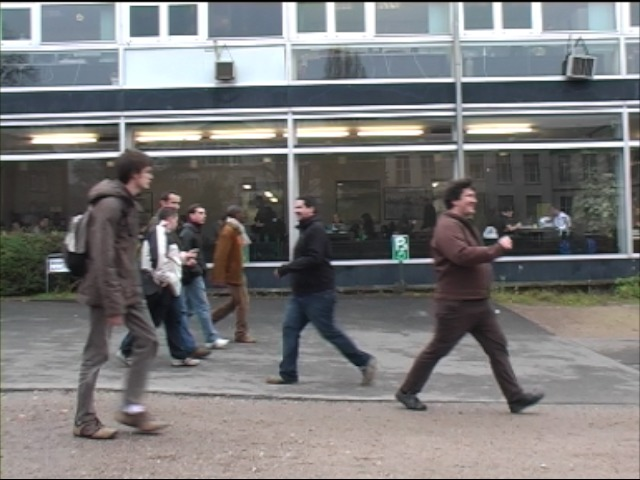
#> input picture Georgia_Tech_PS5_Tracking/input_images/TUD-Campus/000002.jpg, 640 x 480 px, given as the content of the folder input_images/circle, which was not available
$ python experiment.py   (Python 2 division)   (older library calls are emulated)
#> lines starting #> are read from the running program, lines starting #| are printed output that depends on the picture; pictures that were not available may be replaced by others from this repository, and a replacement may not be noted
### Georgia_Tech_PS5_Tracking/ps5.py
"""
CS6476 Problem Set 5 imports. Only Numpy and cv2 are allowed.
"""
import numpy as np
import cv2


# Assignment code
class KalmanFilter(object):
    """A Kalman filter tracker"""

    def __init__(self, init_x, init_y, Q=0.1 * np.eye(4), R=0.1 * np.eye(2)):
        """Initializes the Kalman Filter

        Args:
            init_x (int or float): Initial x position.
            init_y (int or float): Initial y position.
            Q (numpy.array): Process noise array.
            R (numpy.array): Measurement noise array.
        """
        #dt, state, covariance
        self.state = np.array([init_x, init_y, 0., 0.]).reshape(4,1)  # state
        self.covariance = np.matrix(np.eye(4, dtype=float))
        self.dt = 1
        #create noise matrices
        self.process_noise = np.matrix(Q, dtype=float)
        self.measurement_noise = np.matrix(R, dtype=float)
        #transition, measurement matrices
        self.transition_matrix = np.matrix([
                                            [1., 0., self.dt, 0.],
                                            [0., 1.,    0.,   self.dt],
                                            [0., 0.,    1.,   0.],
                                            [0., 0.,    0.,   1.],
                                                                   ])
        self.measurement_matrix = np.matrix([
                                             [1., 0., 0., 0.],
                                             [0., 1., 0., 0.],
                                                                ])
    def predict(self):
        self.state = np.dot(self.transition_matrix, self.state)
        self.covariance = np.dot(self.transition_matrix, np.dot(self.covariance, np.transpose(self.transition_matrix))) + self.process_noise

    def correct(self, meas_x, meas_y):
        diff = np.array([meas_x, meas_y]).reshape(2, 1) - np.dot(self.measurement_matrix, self.state)
        residual_covariance = np.dot(np.dot(self.measurement_matrix, self.covariance), np.transpose(self.measurement_matrix)) + self.measurement_noise
        kalman_gain = np.dot(self.covariance, np.dot(self.measurement_matrix.transpose(), np.linalg.inv(residual_covariance)))

        self.state = self.state + kalman_gain*diff

        identity_mat = np.matrix(np.eye(self.state.shape[0]))

        self.covariance = np.dot((identity_mat - np.dot(kalman_gain, self.measurement_matrix)), self.covariance)

    def process(self, measurement_x, measurement_y):

        self.predict()
        self.correct(measurement_x, measurement_y)

        return self.state[0], self.state[1]


class ParticleFilter(object):
    """A particle filter tracker.

    Encapsulating state, initialization and update methods. Refer to
    the method run_particle_filter( ) in experiment.py to understand
    how this class and methods work.
    """

    def __init__(self, frame, template, **kwargs):
        """Initializes the particle filter object.

        The main components of your particle filter should at least be:
        - self.particles (numpy.array): Here you will store your particles.
                                        This should be a N x 2 array where
                                        N = self.num_particles. This component
                                        is used by the autograder so make sure
                                        you define it appropriately.
                                        Make sure you use (x, y)
        - self.weights (numpy.array): Array of N weights, one for each
                                      particle.
                                      Hint: initialize them with a uniform
                                      normalized distribution (equal weight for
                                      each one). Required by the autograder.
        - self.template (numpy.array): Cropped section of the first video
                                       frame that will be used as the template
                                       to track.
        - self.frame (numpy.array): Current image frame.

        Args:
            frame (numpy.array): color BGR uint8 image of initial video frame,
                                 values in [0, 255].
            template (numpy.array): color BGR uint8 image of patch to track,
                                    values in [0, 255].
            kwargs: keyword arguments needed by particle filter model:
                    - num_particles (int): number of particles.
                    - sigma_mse (float): sigma value used in the similarity
                                         measure.
                    - sigma_dyn (float): sigma value that can be used when
                                         adding gaussian noise to u and v.
                    - template_rect (dict): Template coordinates with x, y,
                                            width, and height values.
        """
        self.num_particles = kwargs.get('num_particles')  # required by the autograder
        self.sigma_exp = kwargs.get('sigma_exp')  # required by the autograder
        self.sigma_dyn = kwargs.get('sigma_dyn')  # required by the autograder
        self.template_rect = kwargs.get('template_coords')  # required by the autograder

        if template.shape[0] % 2 != 0:
            template = template[:-1, :]
        if template.shape[1] % 2 != 0:
            template = template[:, :-1]

        self.template = cv2.cvtColor(template, cv2.COLOR_BGR2GRAY)
        self.frame = frame
        self.state = None #will update after first go
        self.particles = None #We have a better method for initializing our self.particles
        self.weights = np.ones(self.num_particles, dtype=float)/self.num_particles

    # [20 lines left out: functions get_particles, get_weights, not called in this run]

    def get_cutout(self, frame, center):
        '''
        Returns the frame of points we think are akin to the template


        :return:
        '''


        temp_cutout = np.zeros((self.template.shape[0], self.template.shape[1]), dtype=float)

        frame_height, frame_width = frame.shape[0], frame.shape[1]
        temp_height, temp_width = self.template.shape[:2]

        center = center.astype(int)

        fr_start_x, fr_end_x = center[0] - temp_width/2, center[0] + temp_width/2
        fr_start_y, fr_end_y = center[1] - temp_height/2, center[1] + temp_height/2

        x_start = 0
        x_end = temp_width
        y_start = 0
        y_end = temp_height


        if fr_start_x < 0:
            # print 'x less than 0'
            x_start = abs(fr_start_x)
            fr_start_x = 0

        elif fr_end_x > frame_width:
            # print 'x greater than frame width'
            fr_end_x = frame_width
            x_end = frame_width - fr_start_x

        if fr_start_y < 0:
            # print 'y less than 0'
            y_start = abs(fr_start_y)
            fr_start_y = 0

        elif fr_end_y > frame_height:
            # print 'y greater than frame height'
            fr_end_y = frame_height
            y_end = frame_height - fr_start_y

        print frame.shape
        print fr_start_x, fr_end_x
        if fr_start_x > frame.shape[1]:
            return temp_cutout
        elif fr_end_x > frame.shape[1]:
            return temp_cutout

        temp_cutout[y_start:y_end, x_start:x_end] = frame[fr_start_y:fr_end_y, fr_start_x:fr_end_x]

        return temp_cutout


    def get_error_metric(self, template, frame_cutout):
        """Returns the error metric used based on the similarity measure.

        Returns:
            float: similarity value.
        """

        float_template = template.astype(float)
        frame_cutout = frame_cutout.astype(float)
        y, x = float_template.shape[0], float_template.shape[1]

        #for each pixel in temp vs frame, we calulate diff. then square, then sum over each point
        mse = np.sum((float_template - frame_cutout)**2)/(y*x)
        return mse

    def resample_particles(self):
        """Returns a new set of particles

        This method does not alter self.particles.

        Use self.num_particles and self.weights to return an array of
        resampled particles based on their weights.

        See np.random.choice or np.random.multinomial.

        Returns:
            numpy.array: particles data structure.
        """
        return np.random.choice(a=self.num_particles, size=self.num_particles, p=self.weights)

    def process(self, frame):
        """Processes a video frame (image) and updates the filter's state.

        Implement the particle filter in this method returning None
        (do not include a return call). This function should update the
        particles and weights data structures.

        Make sure your particle filter is able to cover the entire area of the
        image. This means you should address particles that are close to the
        image borders.

        Args:
            frame (numpy.array): color BGR uint8 image of current video frame,
                                 values in [0, 255].

        Returns:
            None.
         """

        if self.state is None:
            #Use initial center position to make smarter predictions
            x = self.template_rect['x'] + np.floor(self.template_rect['w'] / 2.)
            y = self.template_rect['y'] + np.floor(self.template_rect['h'] / 2.)
        else:
            x, y = self.state

        gray_frame = cv2.cvtColor(frame, cv2.COLOR_BGR2GRAY)

        #This is going to develop a random normal distribution of x and y given our dynamic sigma value

        rand_norm_x = np.random.normal(loc=x, scale=self.sigma_dyn, size=self.num_particles)\
            .reshape(self.num_particles, 1)
        rand_norm_y = np.random.normal(loc=y, scale=self.sigma_dyn, size=self.num_particles)\
            .reshape(self.num_particles, 1)

        self.particles = np.concatenate((rand_norm_x, rand_norm_y), axis=1)

        # print self.particles
        i = 0
        for p in self.particles:
            frame_cutout = self.get_cutout(gray_frame, p)
            mse = self.get_error_metric(self.template, frame_cutout)
            # print 'MSE is {}'.format(mse)
            self.weights[i] = np.exp(-mse / (2. * self.sigma_exp ** 2.))
            i += 1

        self.weights = self.weights/sum(self.weights)
        self.particles = self.particles[self.resample_particles()] #updates resampled particles
        self.state = np.average(self.particles, axis=0, weights=self.weights).astype(np.int)


    def render(self, frame_in):
        """Visualizes current particle filter state.

        This method may not be called for all frames, so don't do any model
        updates here!

        These steps will calculate the weighted mean. The resulting values
        should represent the tracking window center point.

        In order to visualize the tracker's behavior you will need to overlay
        each successive frame with the following elements:

        - Every particle's (x, y) location in the distribution should be
          plotted by drawing a colored dot point on the image. Remember that
          this should be the center of the window, not the corner.
        - Draw the rectangle of the tracking window associated with the
          Bayesian estimate for the current location which is simply the
          weighted mean of the (x, y) of the particles.
        - Finally we need to get some sense of the standard deviation or
          spread of the distribution. First, find the distance of every
          particle to the weighted mean. Next, take the weighted sum of these
          distances and plot a circle centered at the weighted mean with this
          radius.

        This function should work for all particle filters in this problem set.

        Args:
            frame_in (numpy.array): copy of frame to render the state of the
                                    particle filter.
        """

        x_mean, y_mean = means = self.state


        ##Taken from render function from piazza --> Sumeet Arnand
        # draw dots
        for particle in self.particles:
            cv2.circle(frame_in, tuple(particle.astype(int)), radius=1, color=(0, 0, 255), thickness=-1)

        # draw rectangle
        h, w = self.template.shape[:2]
        cv2.rectangle(frame_in, (x_mean - w / 2, y_mean - h / 2), (x_mean + w / 2, y_mean + h / 2),
                      color=(192, 192, 192), thickness=1)

        # draw circle
        particles_dist = ((self.particles - means) ** 2).sum(axis=1) ** 0.5
        radius = np.average(particles_dist, axis=0, weights=self.weights).astype(np.int)
        cv2.circle(frame_in, tuple(means), radius=radius, color=(192, 192, 192), thickness=1)


class AppearanceModelPF(ParticleFilter):
    """A variation of particle filter tracker."""

    # [40 lines left out: functions __init__, process, not called in this run]

        # cv2.imshow('template after', self.template)
        # cv2.waitKey(0)

class MDParticleFilter(ParticleFilter):
    """A variation of particle filter tracker that incorporates more dynamics."""

    # [143 lines left out: functions __init__, process, render, not called in this run]

### Georgia_Tech_PS5_Tracking/experiment.py
"""Problem Set 5: Object Tracking and Pedestrian Detection"""

import cv2
import ps5
import os
import numpy as np

# I/O directories
input_dir = "input_images"
output_dir = "output"

NOISE_1 = {'x': 2.5, 'y': 2.5}
NOISE_2 = {'x': 7.5, 'y': 7.5}


# Helper code
def run_particle_filter(filter_class, imgs_dir, template_rect,
                        save_frames={}, **kwargs):
    """Runs a particle filter on a given video and template.

    Create an object of type pf_class, passing in initial video frame,
    template (extracted from first frame using template_rect), and any
    keyword arguments.

    Do not modify this function except for the debugging flag.

    Args:
        filter_class (object): particle filter class to instantiate
                           (e.g. ParticleFilter).
        imgs_dir (str): path to input images.
        template_rect (dict): template bounds (x, y, w, h), as float
                              or int.
        save_frames (dict): frames to save
                            {<frame number>|'template': <filename>}.
        **kwargs: arbitrary keyword arguments passed on to particle
                  filter class.

    Returns:
        None.
    """

    imgs_list = [f for f in os.listdir(imgs_dir)
                 if f[0] != '.' and f.endswith('.jpg')]

    imgs_list = sorted(imgs_list)

    # Initialize objects
    template = None
    pf = None
    frame_num = 0

    # Loop over video (till last frame or Ctrl+C is presssed)
    i = 0
    for img in imgs_list:

        frame = cv2.imread(os.path.join(imgs_dir, img))

        # Extract template and initialize (one-time only)
        if template is None:
            template = frame[int(template_rect['y']):
                             int(template_rect['y'] + template_rect['h']),
                             int(template_rect['x']):
                             int(template_rect['x'] + template_rect['w'])]

            if 'template' in save_frames:
                cv2.imwrite(save_frames['template'], template)

            pf = filter_class(frame, template, **kwargs)

        # Process frame
        pf.process(frame)

        if True:  # For debugging, it displays every frame
            out_frame = frame.copy()
            pf.render(out_frame)
            cv2.imshow('Tracking', out_frame)
            cv2.waitKey(1)

        # Render and save output, if indicated
        if frame_num in save_frames:
            frame_out = frame.copy()
            pf.render(frame_out)
            cv2.imwrite(save_frames[frame_num], frame_out)

        # Update frame number
        frame_num += 1
        if frame_num % 20 == 0:
            print 'Working on frame %d' % frame_num
        print 'FINISHED FRAME {}'.format(i)
        i+=1

def run_kalman_filter(kf, imgs_dir, noise, sensor, save_frames={},
                      template_loc=None):

#> called with imgs_dir = 'input_images/circle', sensor = 'matching'
    imgs_list = [f for f in os.listdir(imgs_dir)
                 if f[0] != '.' and f.endswith('.jpg')]

    imgs_list = sorted(imgs_list)

    frame_num = 0

    if sensor == "hog":
        hog = cv2.HOGDescriptor()
        hog.setSVMDetector(cv2.HOGDescriptor_getDefaultPeopleDetector())

    elif sensor == "matching":
        frame = cv2.imread(os.path.join(imgs_dir, imgs_list[0]))
#> frame is the input picture: shape (480, 640, 3); mean B, G, R 121.1, 120.8, 121.3
        template = frame[template_loc['y']:
                         template_loc['y'] + template_loc['h'],
                         template_loc['x']:
                         template_loc['x'] + template_loc['w']]
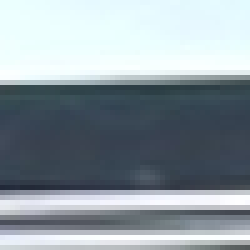
#> template: shape (50, 50, 3) (shown 5 times larger); mean B, G, R 162.2, 154.8, 143

    else:
        raise ValueError("Unknown sensor name. Choose between 'hog' or "
                         "'matching'")

    for img in imgs_list:

        frame = cv2.imread(os.path.join(imgs_dir, img))

        # Sensor
        if sensor == "hog":
            (rects, weights) = hog.detectMultiScale(frame, winStride=(4, 4),
                                                    padding=(8, 8), scale=1.05)

            if len(weights) > 0:
                max_w_id = np.argmax(weights)
                z_x, z_y, z_w, z_h = rects[max_w_id]

                z_x += z_w // 2
                z_y += z_h // 2

                z_x += np.random.normal(0, noise['x'])
                z_y += np.random.normal(0, noise['y'])

        elif sensor == "matching":
            corr_map = cv2.matchTemplate(frame, template, cv2.cv.CV_TM_SQDIFF)
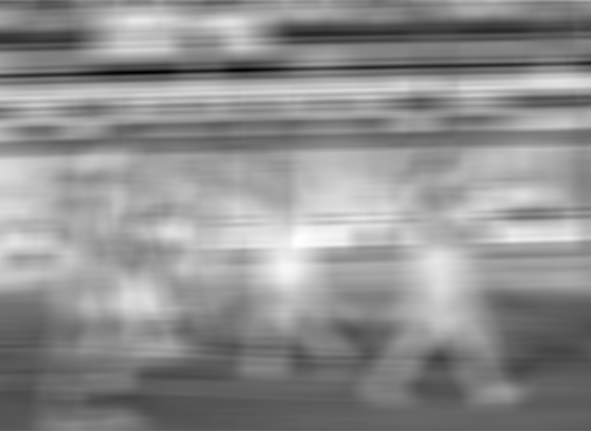
#> corr_map: shape (431, 591) float32; min 0, max 156932768, mean 88101824; drawn with min black and max white
            z_y, z_x = np.unravel_index(np.argmin(corr_map), corr_map.shape)
#> z_y = 72; z_x = 140

            z_w = template_loc['w']
            z_h = template_loc['h']

            z_x += z_w // 2 + np.random.normal(0, noise['x'])
#> z_x = 178.2
            z_y += z_h // 2 + np.random.normal(0, noise['y'])
#> z_y = 100

        x, y = kf.process(z_x, z_y)
#> in correct, `diff = np.array([meas_x, meas_y]).reshape(2, 1) - np.dot(self.measurem..`: diff = [[38.23], [28]]
#> in correct, `self.state = self.state + kalman_gain*diff`: self.state = [[176.5], [98.73], [17.38], [12.73]]
#> x = [[176.5]]; y = [[98.73]]

        if True:  # For debugging, it displays every frame
            out_frame = frame.copy()
            cv2.circle(out_frame, (int(z_x), int(z_y)), 20, (0, 0, 255), 2)
            cv2.circle(out_frame, (int(x), int(y)), 10, (255, 0, 0), 2)
            cv2.rectangle(out_frame, (int(z_x) - z_w // 2, int(z_y) - z_h // 2),
                          (int(z_x) + z_w // 2, int(z_y) + z_h // 2),
                          (0, 0, 255), 2)

            cv2.imshow('Tracking', out_frame)
            cv2.waitKey(1)

        # Render and save output, if indicated
        if frame_num in save_frames:
            frame_out = frame.copy()
            cv2.circle(frame_out, (int(x), int(y)), 10, (255, 0, 0), 2)
            cv2.imwrite(save_frames[frame_num], frame_out)

        # Update frame number
        frame_num += 1
        if frame_num % 20 == 0:
            print 'Working on frame %d' % frame_num


def part_1b():
    print "Part 1b"

    template_loc = {'y': 72, 'x': 140, 'w': 50, 'h': 50}

    # Define process and measurement arrays if you want to use other than the
    # default. Pass them to KalmanFilter.
    Q = None  # Process noise array
    R = None  # Measurement noise array

    kf = ps5.KalmanFilter(template_loc['x'], template_loc['y'])

    save_frames = {10: os.path.join(output_dir, 'ps5-1-b-1.png'),
                   30: os.path.join(output_dir, 'ps5-1-b-2.png'),
                   59: os.path.join(output_dir, 'ps5-1-b-3.png'),
                   99: os.path.join(output_dir, 'ps5-1-b-4.png')}

    run_kalman_filter(kf,
                      os.path.join(input_dir, "circle"),
                      NOISE_2,
                      "matching",
                      save_frames,
                      template_loc)


def part_1c():
    print "Part 1c"

    init_pos = {'x': 311, 'y': 217}

    # Define process and measurement arrays if you want to use other than the
    # default. Pass them to KalmanFilter.
    Q = None  # Process noise array
    R = None  # Measurement noise array

    kf = ps5.KalmanFilter(init_pos['x'], init_pos['y'])

    save_frames = {10: os.path.join(output_dir, 'ps5-1-c-1.png'),
                   33: os.path.join(output_dir, 'ps5-1-c-2.png'),
                   84: os.path.join(output_dir, 'ps5-1-c-3.png'),
                   159: os.path.join(output_dir, 'ps5-1-c-4.png')}

    run_kalman_filter(kf,
                      os.path.join(input_dir, "walking"),
                      NOISE_1,
                      "hog",
                      save_frames)
#> call 2 of run_kalman_filter, with imgs_dir = 'input_images/walking', sensor = 'hog'
#> in run_kalman_filter (call 2), `(rects, weights) = hog.detectMultiScale(frame, winStride=(4, 4), paddi..`: rects = [[188, 191, 89, 177], [252, 171, 114, 228], [392, 150, 146, 291], [23, 119, 184, 361]]; weights = [0.465, 1.1, 0.761, 1.42]
#> in run_kalman_filter (call 2), `max_w_id = np.argmax(weights)`: max_w_id = 3
#> in run_kalman_filter (call 2), `z_x, z_y, z_w, z_h = rects[max_w_id]`: z_x = 23; z_y = 119; z_w = 184; z_h = 361
#> in run_kalman_filter (call 2), `z_x += z_w // 2`: z_x = 115
#> in run_kalman_filter (call 2), `z_y += z_h // 2`: z_y = 299
#> in run_kalman_filter (call 2), `z_x += np.random.normal(0, noise['x'])`: z_x = 117.4
#> in run_kalman_filter (call 2), `z_y += np.random.normal(0, noise['y'])`: z_y = 304.6
#> in run_kalman_filter (call 2), `x, y = kf.process(z_x, z_y)`: x = [[126.2]]; y = [[300.6]]
#> in run_kalman_filter (call 2), `cv2.rectangle(out_frame, (int(z_x) - z_w // 2, int(z_y) - z_h // 2), (..`:
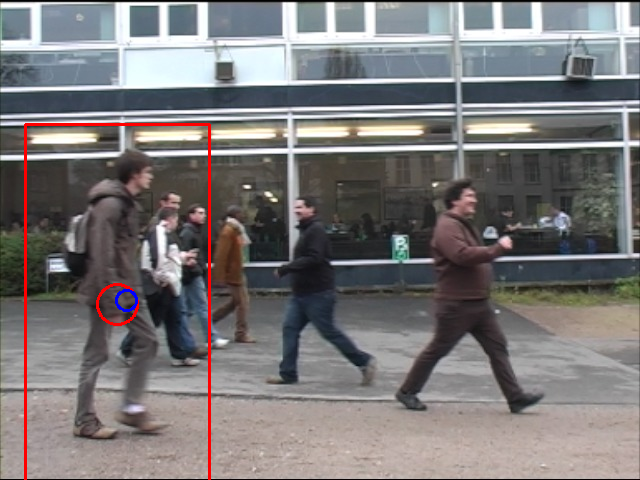
#> out_frame: shape (480, 640, 3); mean B, G, R 120.2, 119.7, 122.8


def part_2a():

    template_loc = {'y': 72, 'x': 140, 'w': 50, 'h': 50}

    save_frames = {10: os.path.join(output_dir, 'ps5-2-a-1.png'),
                   33: os.path.join(output_dir, 'ps5-2-a-2.png'),
                   84: os.path.join(output_dir, 'ps5-2-a-3.png'),
                   99: os.path.join(output_dir, 'ps5-2-a-4.png')}

    num_particles = 250  # Define the number of particles
    sigma_mse = 10  # Define the value of sigma for the measurement exponential equation
    sigma_dyn = 5  # Define the value of sigma for the particles movement (dynamics)

    run_particle_filter(ps5.ParticleFilter,  # particle filter model class
                        os.path.join(input_dir, "circle"),
                        template_loc,
                        save_frames,
                        num_particles=num_particles, sigma_exp=sigma_mse,
                        sigma_dyn=sigma_dyn,
                        template_coords=template_loc)  # Add more if you need to
#> (the rest of the program and of its run is left out)
